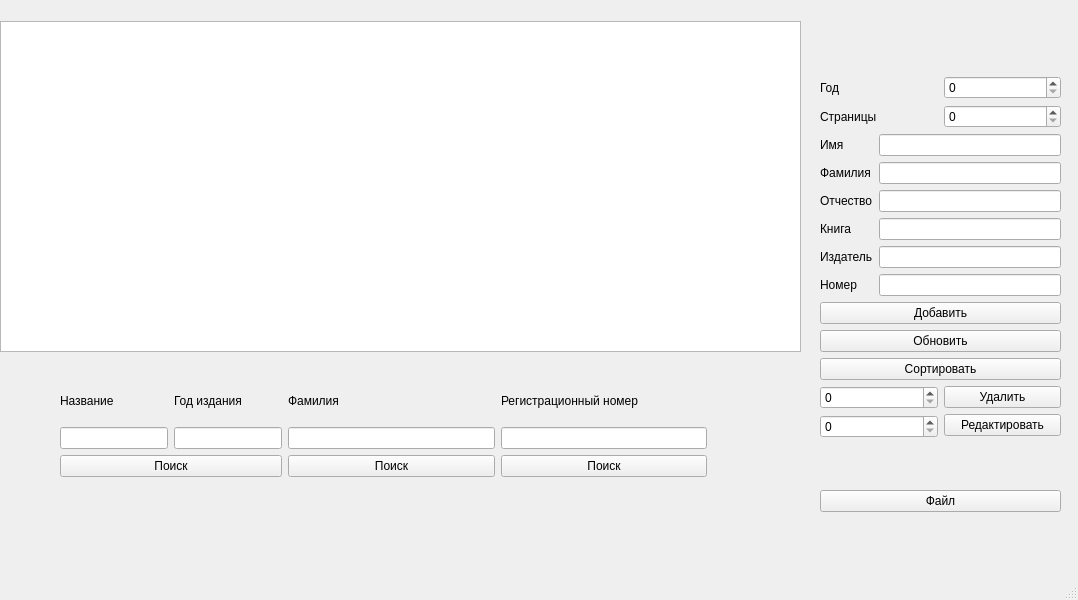
<?xml version="1.0" encoding="UTF-8"?>
<ui version="4.0">
 <class>MainWindow</class>
 <widget class="QMainWindow" name="MainWindow">
  <property name="geometry">
   <rect>
    <x>0</x>
    <y>0</y>
    <width>1078</width>
    <height>600</height>
   </rect>
  </property>
  <property name="windowTitle">
   <string>MainWindow</string>
  </property>
  <widget class="QWidget" name="centralwidget">
   <widget class="QTableView" name="tableView">
    <property name="geometry">
     <rect>
      <x>0</x>
      <y>21</y>
      <width>801</width>
      <height>331</height>
     </rect>
    </property>
   </widget>
   <widget class="QWidget" name="">
    <property name="geometry">
     <rect>
      <x>820</x>
      <y>30</y>
      <width>241</width>
      <height>528</height>
     </rect>
    </property>
    <layout class="QVBoxLayout" name="verticalLayout_11">
     <item>
      <layout class="QVBoxLayout" name="verticalLayout_10">
       <item>
        <layout class="QVBoxLayout" name="verticalLayout_9">
         <item>
          <layout class="QVBoxLayout" name="verticalLayout_6">
           <item>
            <layout class="QHBoxLayout" name="horizontalLayout_2">
             <item>
              <layout class="QVBoxLayout" name="verticalLayout_4">
               <item>
                <widget class="QLabel" name="label_7">
                 <property name="text">
                  <string>Год</string>
                 </property>
                </widget>
               </item>
               <item>
                <widget class="QLabel" name="label_8">
                 <property name="text">
                  <string>Страницы</string>
                 </property>
                </widget>
               </item>
              </layout>
             </item>
             <item>
              <layout class="QVBoxLayout" name="verticalLayout_5">
               <item>
                <widget class="QSpinBox" name="Year"/>
               </item>
               <item>
                <widget class="QSpinBox" name="Pages"/>
               </item>
              </layout>
             </item>
            </layout>
           </item>
           <item>
            <layout class="QHBoxLayout" name="horizontalLayout">
             <item>
              <layout class="QVBoxLayout" name="verticalLayout_3">
               <item>
                <widget class="QLabel" name="label">
                 <property name="text">
                  <string>Имя</string>
                 </property>
                </widget>
               </item>
               <item>
                <widget class="QLabel" name="label_2">
                 <property name="text">
                  <string>Фамилия</string>
                 </property>
                </widget>
               </item>
               <item>
                <widget class="QLabel" name="label_3">
                 <property name="text">
                  <string>Отчество</string>
                 </property>
                </widget>
               </item>
               <item>
                <widget class="QLabel" name="label_4">
                 <property name="text">
                  <string>Книга</string>
                 </property>
                </widget>
               </item>
               <item>
                <widget class="QLabel" name="label_5">
                 <property name="text">
                  <string>Издатель</string>
                 </property>
                </widget>
               </item>
               <item>
                <widget class="QLabel" name="label_6">
                 <property name="text">
                  <string>Номер</string>
                 </property>
                </widget>
               </item>
              </layout>
             </item>
             <item>
              <layout class="QVBoxLayout" name="verticalLayout_2">
               <item>
                <layout class="QVBoxLayout" name="verticalLayout">
                 <item>
                  <widget class="QLineEdit" name="Name"/>
                 </item>
                 <item>
                  <widget class="QLineEdit" name="sername"/>
                 </item>
                 <item>
                  <widget class="QLineEdit" name="secondname"/>
                 </item>
                 <item>
                  <widget class="QLineEdit" name="book"/>
                 </item>
                 <item>
                  <widget class="QLineEdit" name="publishing"/>
                 </item>
                </layout>
               </item>
               <item>
                <widget class="QLineEdit" name="reg_num"/>
               </item>
              </layout>
             </item>
            </layout>
           </item>
           <item>
            <widget class="QPushButton" name="pushButton_2">
             <property name="text">
              <string>Добавить</string>
             </property>
            </widget>
           </item>
           <item>
            <widget class="QPushButton" name="pushButton_9">
             <property name="text">
              <string>Обновить</string>
             </property>
            </widget>
           </item>
          </layout>
         </item>
         <item>
          <widget class="QPushButton" name="pushButton_3">
           <property name="text">
            <string>Сортировать</string>
           </property>
          </widget>
         </item>
        </layout>
       </item>
       <item>
        <layout class="QHBoxLayout" name="horizontalLayout_3">
         <item>
          <layout class="QVBoxLayout" name="verticalLayout_8">
           <item>
            <widget class="QSpinBox" name="spinBox"/>
           </item>
           <item>
            <widget class="QSpinBox" name="spinBox_2"/>
           </item>
          </layout>
         </item>
         <item>
          <layout class="QVBoxLayout" name="verticalLayout_7">
           <item>
            <widget class="QPushButton" name="pushButton_4">
             <property name="text">
              <string>Удалить</string>
             </property>
            </widget>
           </item>
           <item>
            <widget class="QPushButton" name="pushButton_5">
             <property name="text">
              <string>Редактировать</string>
             </property>
            </widget>
           </item>
          </layout>
         </item>
        </layout>
       </item>
      </layout>
     </item>
     <item>
      <widget class="QPushButton" name="pushButton">
       <property name="text">
        <string>Файл</string>
       </property>
      </widget>
     </item>
    </layout>
   </widget>
   <widget class="QWidget" name="">
    <property name="geometry">
     <rect>
      <x>60</x>
      <y>380</y>
      <width>647</width>
      <height>97</height>
     </rect>
    </property>
    <layout class="QHBoxLayout" name="horizontalLayout_6">
     <item>
      <layout class="QVBoxLayout" name="verticalLayout_14">
       <item>
        <layout class="QHBoxLayout" name="horizontalLayout_5">
         <item>
          <widget class="QLabel" name="label_9">
           <property name="text">
            <string>Название</string>
           </property>
          </widget>
         </item>
         <item>
          <widget class="QLabel" name="label_10">
           <property name="text">
            <string>Год издания</string>
           </property>
          </widget>
         </item>
        </layout>
       </item>
       <item>
        <layout class="QHBoxLayout" name="horizontalLayout_4">
         <item>
          <widget class="QLineEdit" name="lineEdit"/>
         </item>
         <item>
          <widget class="QLineEdit" name="lineEdit_2"/>
         </item>
        </layout>
       </item>
       <item>
        <widget class="QPushButton" name="pushButton_6">
         <property name="text">
          <string>Поиск</string>
         </property>
        </widget>
       </item>
      </layout>
     </item>
     <item>
      <layout class="QVBoxLayout" name="verticalLayout_12">
       <item>
        <widget class="QLabel" name="label_11">
         <property name="text">
          <string>Фамилия</string>
         </property>
        </widget>
       </item>
       <item>
        <widget class="QLineEdit" name="lineEdit_3"/>
       </item>
       <item>
        <widget class="QPushButton" name="pushButton_7">
         <property name="text">
          <string>Поиск</string>
         </property>
        </widget>
       </item>
      </layout>
     </item>
     <item>
      <layout class="QVBoxLayout" name="verticalLayout_13">
       <item>
        <widget class="QLabel" name="label_12">
         <property name="text">
          <string>Регистрационный номер</string>
         </property>
        </widget>
       </item>
       <item>
        <widget class="QLineEdit" name="lineEdit_4"/>
       </item>
       <item>
        <widget class="QPushButton" name="pushButton_8">
         <property name="text">
          <string>Поиск</string>
         </property>
        </widget>
       </item>
      </layout>
     </item>
    </layout>
   </widget>
  </widget>
  <widget class="QMenuBar" name="menubar">
   <property name="geometry">
    <rect>
     <x>0</x>
     <y>0</y>
     <width>1078</width>
     <height>26</height>
    </rect>
   </property>
  </widget>
  <widget class="QStatusBar" name="statusbar"/>
 </widget>
 <resources/>
 <connections/>
</ui>
